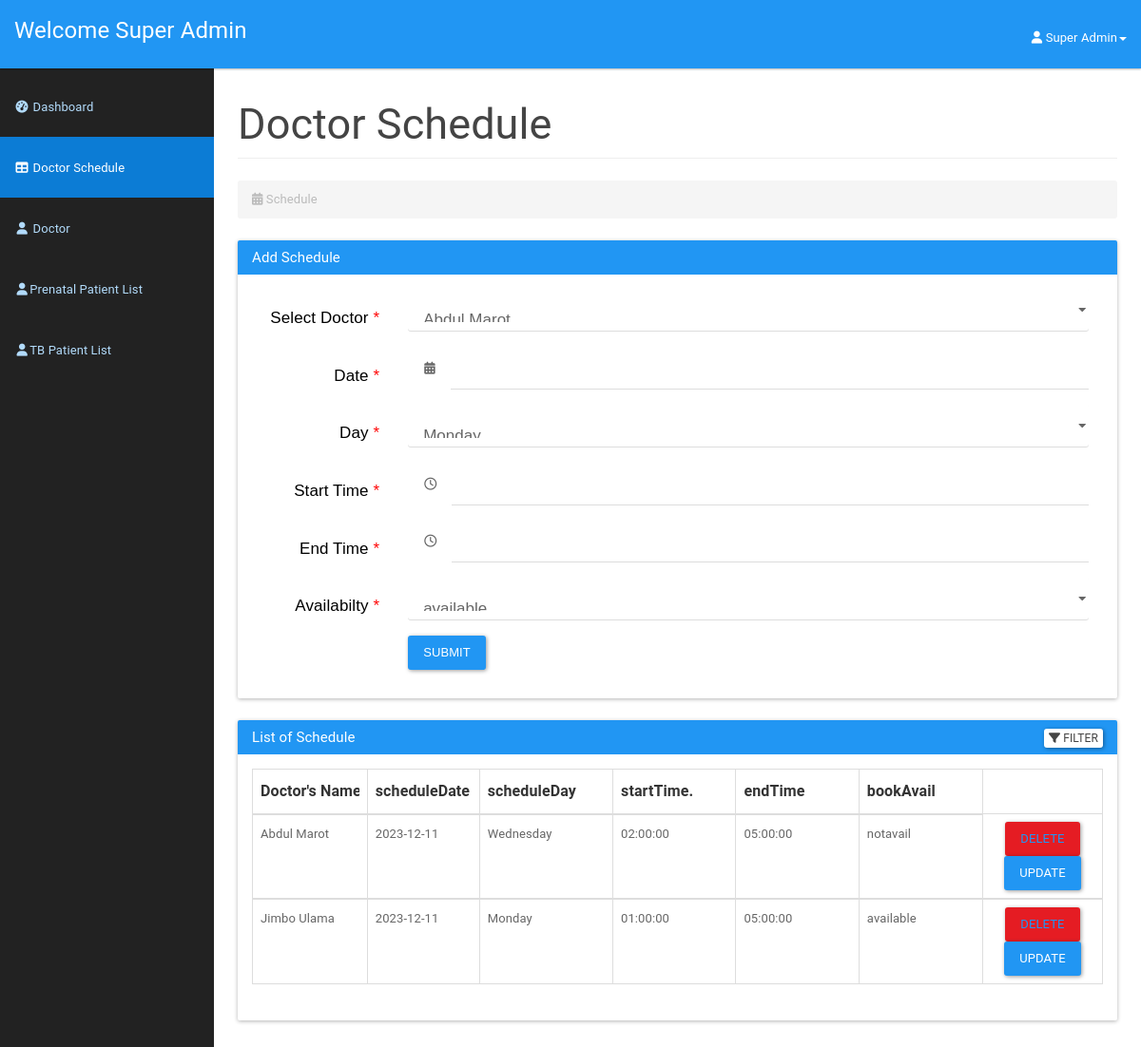
Before: /doctor/addschedule.php (signed in) with the older database file.
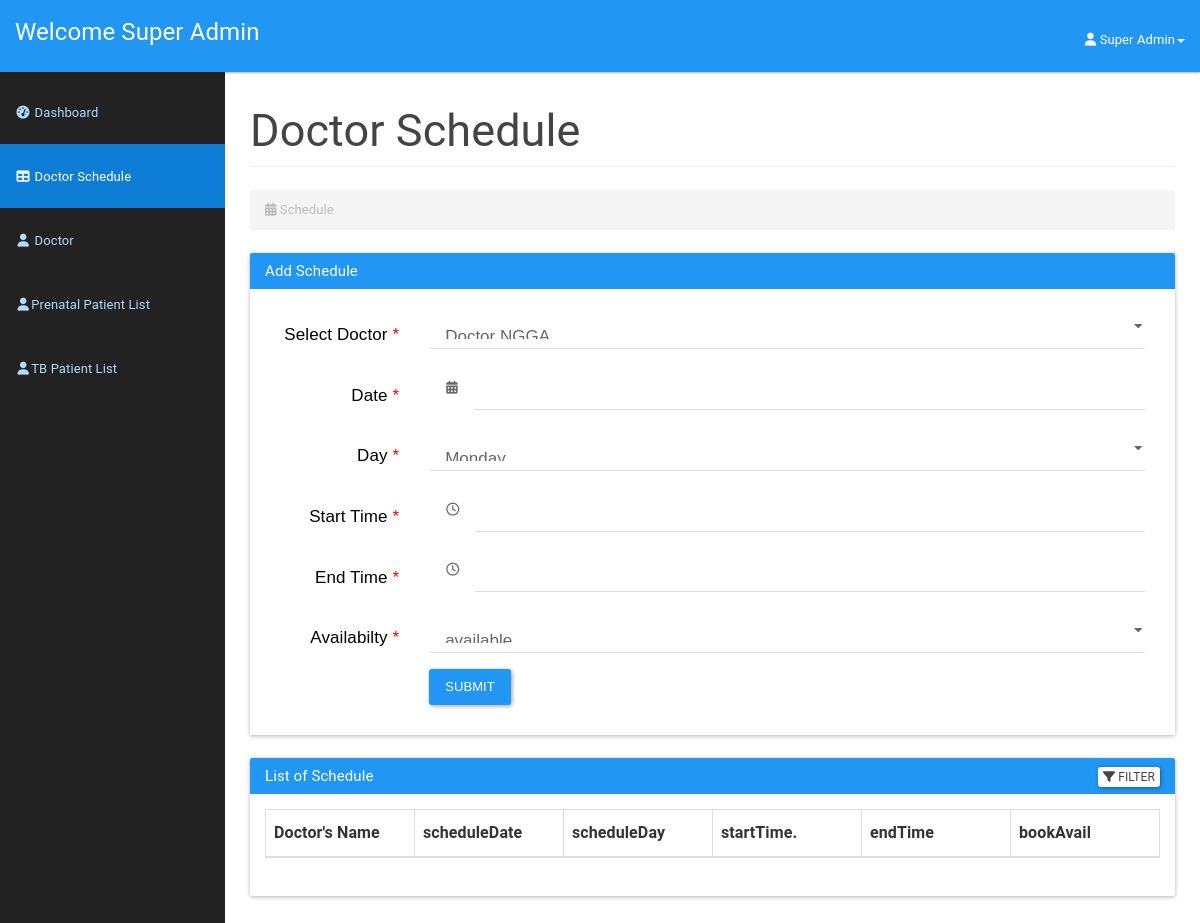
After: the same page with the newer database file.
### tables this page shows
CREATE TABLE `doctorschedule` (
  `scheduleId` int(11) NOT NULL,
  `scheduleDate` date NOT NULL,
  `scheduleDay` varchar(15) NOT NULL,
  `startTime` time NOT NULL,
  `endTime` time NOT NULL,
  `bookAvail` varchar(10) NOT NULL,
  `doctorId` int(11) DEFAULT NULL
);

CREATE TABLE `doctor` (
  `icDoctor` bigint(12) NOT NULL,
  `password` varchar(20) NOT NULL,
  `doctorId` int(3) NOT NULL,
  `doctorFirstName` varchar(50) NOT NULL,
  `doctorLastName` varchar(50) NOT NULL,
  `doctorAddress` varchar(100) NOT NULL,
  `doctorPhone` varchar(15) NOT NULL,
  `doctorEmail` varchar(20) NOT NULL,
  `doctorDOB` date NOT NULL,
  `doctorRole` varchar(255) DEFAULT NULL
);

### doctor/addschedule.php (the view, shortened to what the changed rows need)
<?php
include_once '../assets/conn/dbconnect.php';
$usersession = $_SESSION['doctorSession'];
$res = mysqli_query($con, "SELECT * FROM doctor WHERE doctorId=" . $usersession);
$userRow = mysqli_fetch_array($res, MYSQLI_ASSOC);
?>
<!DOCTYPE html>
<html lang="en">
<head>
    <link href="assets/css/material.css" rel="stylesheet">
    <link href="assets/css/sb-admin.css" rel="stylesheet">
    <link href="assets/css/time/bootstrap-clockpicker.css" rel="stylesheet">
    <link href="assets/css/style.css" rel="stylesheet">
    <link href="assets/font-awesome/css/font-awesome.css" rel="stylesheet">
    <link rel="stylesheet" href="https://formden.com/static/cdn/bootstrap-iso.css" />
    <link rel="stylesheet" href="https://formden.com/static/cdn/font-awesome/4.4.0/css/font-awesome.min.css" />
</head>
<body>
    <div id="wrapper">
        <div id="page-wrapper">
            <div class="container-fluid">
                <div class="row">
                    <div class="col-lg-12">
                        <h2 class="page-header">
                            Doctor Schedule
                        </h2>
                    </div>
                </div>
                <div class="panel panel-primary">
                    <div class="panel-body">
                        <div class="bootstrap-iso">
                            <div class="container-fluid">
                                <div class="row">
                                    <div class="col-md-12 col-sm-12 col-xs-12">
                                        <form class="form-horizontal" method="post">
                                            <?php if ($userRow['doctorRole'] == 'superAdmin') { ?>
                                                <div class="form-group form-group-lg">
                                                    <label class="control-label col-sm-2 requiredField" for="selectDoctor">
                                                        Select Doctor
                                                        <span class="asteriskField">*</span>
                                                    </label>
                                                    <div class="col-sm-10">
                                                        <select class="select form-control" id="selectDoctor" name="selectDoctor" required>
                                                            <?php
                                                            $doctorQuery = "SELECT * FROM doctor";
                                                            $doctorResult = mysqli_query($con, $doctorQuery);
                                                            if ($doctorResult) {
                                                                while ($doctorRow = mysqli_fetch_assoc($doctorResult)) {
                                                                    echo "<option value='" . $doctorRow['doctorId'] . "'>" . $doctorRow['doctorFirstName'] . " " . $doctorRow['doctorLastName'] . "</option>";
                                                                }
                                                            }
                                                            ?>
                                                        </select>
                                                    </div>
                                                </div>
                                            <?php } ?>
                                        </form>
                                    </div>
                                </div>
                            </div>
                        </div>
                    </div>
                </div>
                <div class="panel panel-primary filterable">
                    <div class="panel-body">
                        <table class="table table-hover table-bordered">
                            <thead>
                                <tr class="filters">
                                    <th><input type="text" class="form-control" placeholder="Doctor's Name" disabled></th>
                                    <th><input type="text" class="form-control" placeholder="scheduleDate" disabled></th>
                                    <th><input type="text" class="form-control" placeholder="scheduleDay" disabled></th>
                                    <th><input type="text" class="form-control" placeholder="startTime." disabled></th>
                                    <th><input type="text" class="form-control" placeholder="endTime" disabled></th>
                                    <th><input type="text" class="form-control" placeholder="bookAvail" disabled></th>
                                </tr>
                            </thead>
                            <?php
                            if ($userRow['doctorRole'] == 'superAdmin') {
                                $scheduleQuery = "SELECT ds.*, d.doctorFirstName, d.doctorLastName FROM doctorschedule ds
                      LEFT JOIN doctor d ON ds.doctorId = d.doctorId";
                            } else {
                                $scheduleQuery = "SELECT ds.*, d.doctorFirstName, d.doctorLastName FROM doctorschedule ds
                      LEFT JOIN doctor d ON ds.doctorId = d.doctorId
                      WHERE ds.doctorId = $usersession";
                            }
                            $result = mysqli_query($con, $scheduleQuery);
                            while ($row = mysqli_fetch_assoc($result)) {
                                echo "<tbody>";
                                echo "<tr class='filters'>";
                                echo "<td>" . $row['doctorFirstName'] . " " . $row['doctorLastName'] . "</td>";
                                echo "<td>" . $row['scheduleDate'] . "</td>";
                                echo "<td>" . $row['scheduleDay'] . "</td>";
                                echo "<td>" . $row['startTime'] . "</td>";
                                echo "<td>" . $row['endTime'] . "</td>";
                                echo "<td>" . $row['bookAvail'] . "</td>";
                                echo "<td class='text-center'>
        <button type='button' class='btn btn-danger'>
            <a href='#' id='" . $row['scheduleId'] . "' class='delete'>Delete</a>
        </button>
       <button type='submit' class='btn btn-primary update-btn' data-schedule-id='" . $row['scheduleId'] . "' id='" . $row['scheduleId'] . "'>Update</button>
    </td>";
                                echo "</tr>";
                                echo "</tbody>";
                            }
                            echo "</table>";
                            ?>
                    </div>
                </div>
            </div>
        </div>
        <link rel="stylesheet" href="https://cdnjs.cloudflare.com/ajax/libs/bootstrap-datepicker/1.4.1/css/bootstrap-datepicker3.css" />
</body>
</html>

Changed rows visible on the page:
removed doctorschedule: doctor.doctorFirstName "Abdul", doctor.doctorLastName "Marot", scheduleDate "2023-12-11", scheduleDay "Wednesday", startTime "02:00:00", endTime "05:00:00", bookAvail "notavail"
removed doctorschedule: doctor.doctorFirstName "Jimbo", doctor.doctorLastName "Ulama", scheduleDate "2023-12-11", scheduleDay "Monday", startTime "01:00:00", endTime "05:00:00", bookAvail "available"
Other visible differences:
form field selectDoctor: "Abdul Marot" → "Doctor NGGA"
